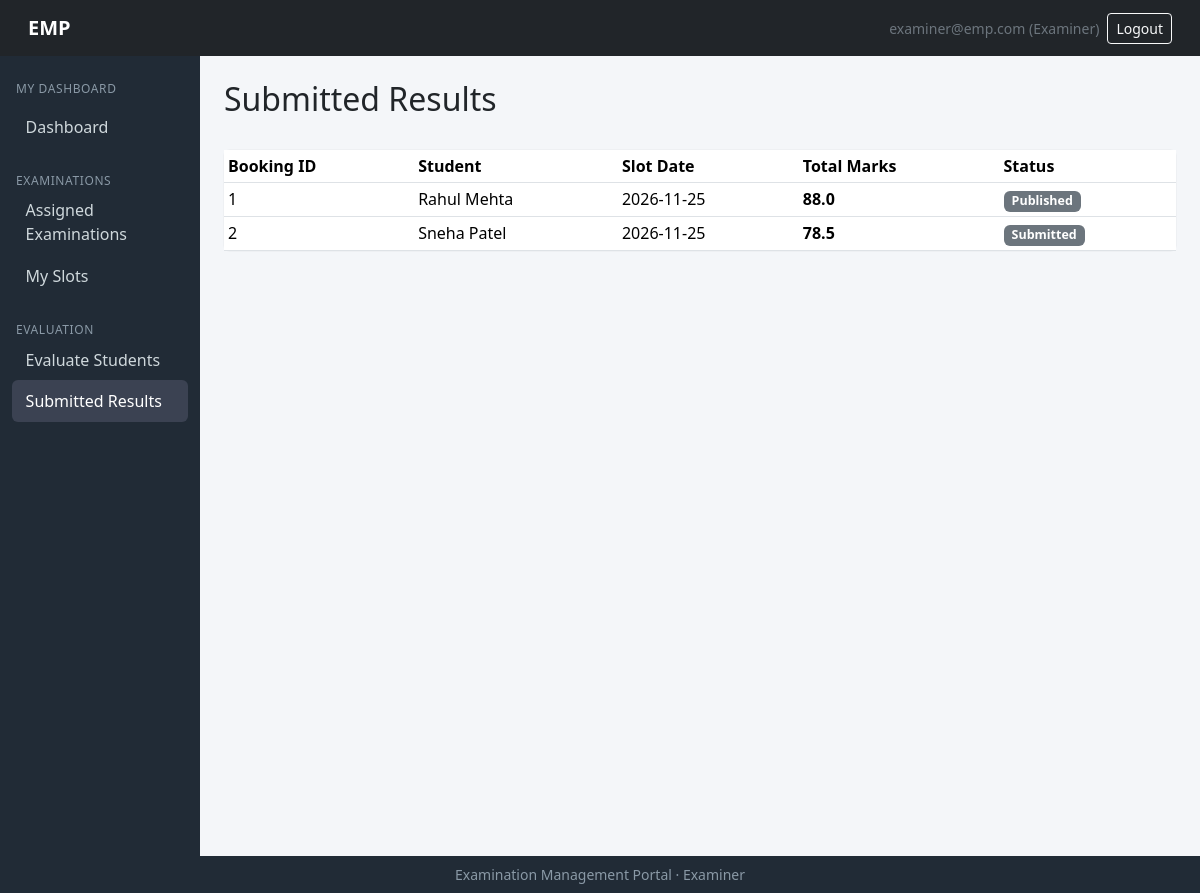
The page /examiner/results (signed in) on the database its author committed.
### models/models.py (models this page shows, shortened)
class User(db.Model, UserMixin):
    __tablename__ = "users"
    id = db.Column(db.Integer, primary_key=True)
    email   = db.Column(db.String(120), unique=True, nullable=False, index=True)
    password_hash = db.Column(db.String(256), nullable=False)
    role = db.Column(db.String(20), nullable=False)   # admin | examiner | student
    is_active = db.Column(db.Boolean, default=True)
    created_at= db.Column(db.DateTime, default=datetime.utcnow)
    examiner=db.relationship("Examiner", backref="user", uselist=False)
    student  = db.relationship("Student", backref="user", uselist=False)
    admin  =db.relationship("Admin", backref="user", uselist=False)

class Evaluation(db.Model):
    __tablename__ = "evaluations"
    id      = db.Column(db.Integer, primary_key=True)
    booking_id = db.Column(db.Integer, db.ForeignKey("bookings.id"), unique=True, nullable=False)
    examiner_id  =db.Column(db.Integer, db.ForeignKey("examiners.id"), nullable=False)
    total_marks = db.Column(db.Float)
    remarks  =db.Column(db.Text)
    status= db.Column(db.String(20), default="draft")        # draft|submitted|published
    submitted_at = db.Column(db.DateTime)
    scores       = db.relationship("EvaluationScore", backref="evaluation",
                                   cascade="all, delete-orphan")

class Student(db.Model):
    __tablename__ = "students"
    id= db.Column(db.Integer, primary_key=True)
    user_id =db.Column(db.Integer, db.ForeignKey("users.id"), unique=True, nullable=False)
    roll_no = db.Column(db.String(50), unique=True, nullable=False)
    name= db.Column(db.String(120), nullable=False)
    phone=db.Column(db.String(30))
    course_id = db.Column(db.Integer, db.ForeignKey("courses.id"))
    year  =  db.Column(db.String(20))
    status =  db.Column(db.String(20), default="active")       # active|inactive
    course= db.relationship("Course", backref="students")
    bookings=db.relationship("Booking", backref="student")

class ExaminationSlot(db.Model):
    __tablename__ = "examination_slots"
    id  = db.Column(db.Integer, primary_key=True)
    exam_id  = db.Column(db.Integer, db.ForeignKey("examinations.id"), nullable=False)
    examiner_id=db.Column(db.Integer, db.ForeignKey("examiners.id"), nullable=False)
    date = db.Column(db.Date, nullable=False)
    start_time= db.Column(db.Time, nullable=False)
    end_time       = db.Column(db.Time, nullable=False)
    max_capacity   = db.Column(db.Integer, nullable=False)
    available_seats = db.Column(db.Integer, nullable=False)
    status         = db.Column(db.String(20), default="available")  # available|full|cancelled|completed
    bookings  = db.relationship("Booking", backref="slot")

### routes/examiner_routes.py (the view)
@examiner_bp.route('/results')
@login_required
def results():
    if current_user.role != 'examiner':
        flash('Access denied.', 'danger')
        return redirect(url_for('auth.login'))
    examiner = get_examiner_or_abort()
    if not examiner:
        flash('Examiner profile not found.', 'danger')
        return redirect(url_for('auth.login'))
    results_data = []
    for ev in examiner.evaluations:
        if ev.status not in ('submitted', 'published'):
            continue
        booking = ev.booking
        results_data.append({
            'booking_id': booking.id,
            'student_name': booking.student.name,
            'slot_date': booking.slot.date,
            'total_marks': ev.total_marks,
            'status': ev.status.capitalize(),
        })
    return render_template('examiner/results.html', results=results_data)

### app.py (called while the page is built)
@login_manager.user_loader
def load_user(user_id):
    return User.query.get(int(user_id))

### routes/examiner_routes.py (called while the page is built)
def get_examiner_or_abort():
    examiner = Examiner.query.filter_by(user_id=current_user.id).first()
    return examiner

### templates/examiner/results.html (shortened to what this page needs)
{% extends "examiner/base_examiner.html" %}
{% import "admin/_macros.html" as macros %}
{% import "admin/_status.html" as status %}
{% block content %}
<div class="d-flex justify-content-between align-items-center mb-4">
    <h2>Submitted Results</h2>
</div>
<div class="card">
    <div class="table-responsive">
        <table class="table table-sm table-hover mb-0">
            <thead>
                <tr>
                    <th>Booking ID</th>
                    <th>Student</th>
                    <th>Slot Date</th>
                    <th>Total Marks</th>
                    <th>Status</th>
                </tr>
            </thead>
            <tbody>
                {% for r in results %}
                    <tr>
                        <td>{{ r.booking_id }}</td>
                        <td>{{ r.student_name }}</td>
                        <td>{{ r.slot_date }}</td>
                        <td><strong>{{ r.total_marks }}</strong></td>
                        <td>{{ status.status_badge(r.status) }}</td>
                    </tr>
                {% else %}
                    <tr><td colspan="5" class="text-center text-muted py-4">No submitted results yet.</td></tr>
                {% endfor %}
            </tbody>
        </table>
    </div>
</div>
{% endblock %}

### templates/admin/_status.html
{% macro status_badge(status) %}
{% set m = {
  'Draft':'secondary',
  'Slot Creation':'info',
  'Booking Open':'primary',
  'Closed':'warning',
  'Completed':'success',
  'Available':'success',
  'Full':'danger',
  'Cancelled':'dark',
  'Completed':'success',
  'Booked':'primary',
  'Cancelled':'dark',
  'Completed':'success',
  'Active':'success',
  'Inactive':'secondary',
  'Pending':'warning',
  'Approved':'success',
  'Rejected':'danger',
  'Open':'success',
  'Closed':'danger'
} %}
{% set color = m.get(status, 'secondary') %}
<span class="badge bg-{{ color }} badge-status">{{ status }}</span>
{% endmacro %}

### templates/base.html (shortened to what this page needs)
<!DOCTYPE html>
<html lang="en">
<head>
    <link href="https://cdn.jsdelivr.net/npm/bootstrap@5.3.3/dist/css/bootstrap.min.css" rel="stylesheet">
</head>
<body class="d-flex flex-column min-vh-100">
<nav class="navbar navbar-dark bg-dark px-3">
    <div class="container-fluid">
        <a class="navbar-brand" href="{{ url_for('auth.home') }}">EMP</a>
        <div class="d-flex align-items-center gap-2">
            {% if current_user.is_authenticated %}
                <span class="text-secondary small d-none d-sm-inline">{{ current_user.email }} ({{ current_user.role|capitalize }})</span>
                <a class="btn btn-outline-light btn-sm" href="{{ url_for('auth.logout') }}">Logout</a>
            {% endif %}
        </div>
    </div>
</nav>
<div class="container-fluid flex-grow-1">
    <div class="row">
        {% block sidebar %}
        <nav class="col-md-2 col-lg-2 sidebar d-none d-md-block py-3">
            {% block nav_links %}{% endblock %}
        </nav>
        {% endblock %}
        <main class="col-md-10 col-lg-10 p-4">
            {% block content %}{% endblock %}
        </main>
    </div>
</div>
<footer class="footer text-center py-2 mt-auto small">
    Examination Management Portal &middot; {{ current_user.role|capitalize if current_user.is_authenticated else '' }}
</footer>
</body>
</html>

### templates/base.html (style rules this page uses)
body { background:#f4f6f9; }
.navbar-brand { font-weight:700; }
.sidebar { background:#212b36; color:#cfd8dc; min-height:100vh; }
.card { border:0; box-shadow:0 0 1px rgba(0,0,0,.25); }
.footer { background:#212b36; color:#8a99a6; }
.badge-status { font-size:.78rem; }

### rows shown on the page
User: email "examiner@emp.com", role "Examiner"
Evaluation: booking_id "1", student_name "Rahul Mehta", slot_date "2026-11-25", total_marks "88.0", status "Published"
Evaluation: booking_id "2", student_name "Sneha Patel", slot_date "2026-11-25", total_marks "78.5", status "Submitted"
